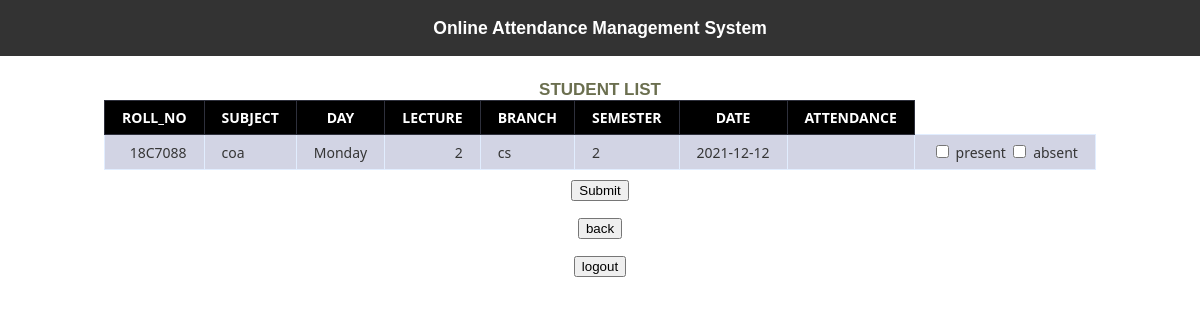
Page /facultystudentlist.php on the committed database.
### tables this page shows
CREATE TABLE `lecture_table` (
  `subject` varchar(20) NOT NULL,
  `day` varchar(10) NOT NULL,
  `lecture` int(10) NOT NULL,
  `branch` varchar(20) NOT NULL,
  `semester` int(10) NOT NULL,
  `roll_no` varchar(30) NOT NULL,
  `Attend` varchar(30) NOT NULL,
  `date` date NOT NULL
);

### facultystudentlist.php (the view, shortened to what this page needs)
<?php include 'header.php';?>
<!DOCTYPE html>
<html>
<?php
$servername = "localhost";
$username = "root";
$password = "";
$dbname = "attendancedb";
$conn = new mysqli($servername, $username, $password, $dbname);
$sql = "SELECT * from lecture_table where branch = 'cs' ";
$result = $conn->query($sql);
?>
<head>
</head>
<body>
	<h1>Student List</h1>
	<form role="form" method="POST" action="studentattend.php">
	<table class="data-table">
		<thead >
			<tr>
			                    <th>roll_no</th>
							    <th>subject</th>
				                <th>day</th>
                                <th>lecture</th>
                                <th>branch</th>
                                 <th>Semester</th>
                                <th>date</th>
								 <th>attendance </th>
			</tr>
		</thead>
		<tbody>
		<?php
		while ($row = mysqli_fetch_array($result))
		{
			echo '<tr>
			        <td>'.$row['roll_no'].'</td>
					<td>'.$row['subject'].'</td>
					<td>'.$row['day'].'</td>
					<td>'.$row['lecture'].'</td>
                    <td>'.$row['branch'].'</td>
                    <td>'.$row['semester'].'</td>
                   <td>'.$row['date'].'</td>
				    <td>'.$row['attendance'].'<td><input type="checkbox" name="attendance" value="present"> present
<input type="checkbox" name="attendance" value="absent"> absent</td>
				</tr>';
		}
		?>
		</tbody>
	</table>
	<center><button  name="submit" value="sumit">Submit </button></center></br>
	<center> <a href="faculty.php"><button style="margin-bottom:px;">back</button></a></center></br>
	 <center> <a href="teacher_login.php"><button style="margin-bottom:px;">logout</button></a></center>
</body>
</html>

### header.php (style rules this page uses)
body { padding-top: 60px; padding-bottom: 40px; }

### facultystudentlist.php (style rules this page uses)
body { font-size: 15px; color: #6b6f4f; font-family: "segoe-ui", "open-sans", tahoma, arial; padding: 0; margin: 0; }
table { margin: auto; font-family: "Lucida Sans Unicode", "Lucida Grande", "Segoe Ui"; font-size: 12px; }
h1 { margin: 25px auto 0; text-align: center; text-transform: uppercase; font-size: 17px; }
.data-table { border-collapse: collapse; font-size: 14px; min-width: 537px; margin-bottom:10px; }
.data-table th, .data-table td { border: 1px solid #e1edff; padding: 7px 17px; }
.data-table thead th { background-color: black; color: #FFFFFF; border-color: #2e303c!important; text-transform: uppercase; }
.data-table tbody td { color: #353535; }
.data-table tbody td:first-child, .data-table tbody td:nth-child(4), .data-table tbody td:last-child { text-align: right; }
.data-table tbody tr:nth-child(odd) td { background-color:#d2d4e4; }
.data-table tbody td:empty { background-color: #ffcccc; }
h1 { margin-top:80px; }

### rows in the picture
lecture_table: roll_no "18C7088", subject "coa", day "Monday", lecture "2", branch "cs", semester "2", date "2021-12-12"
